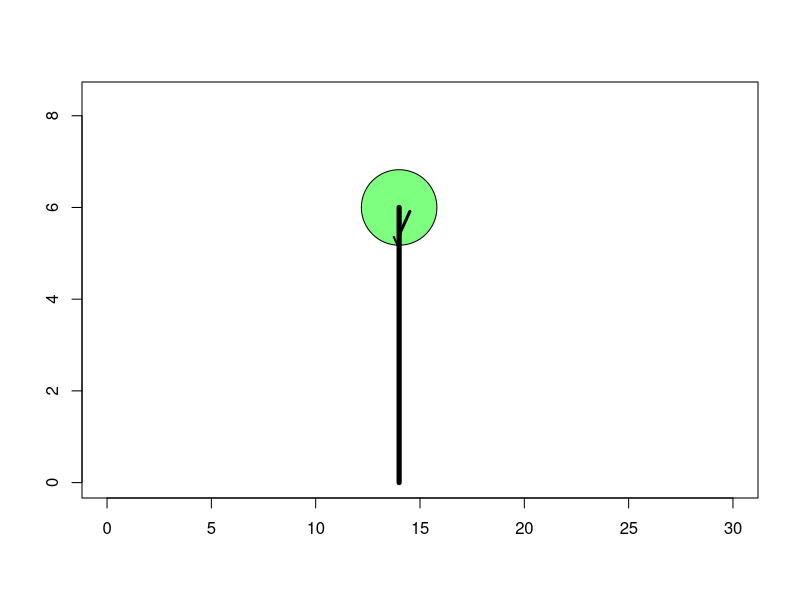
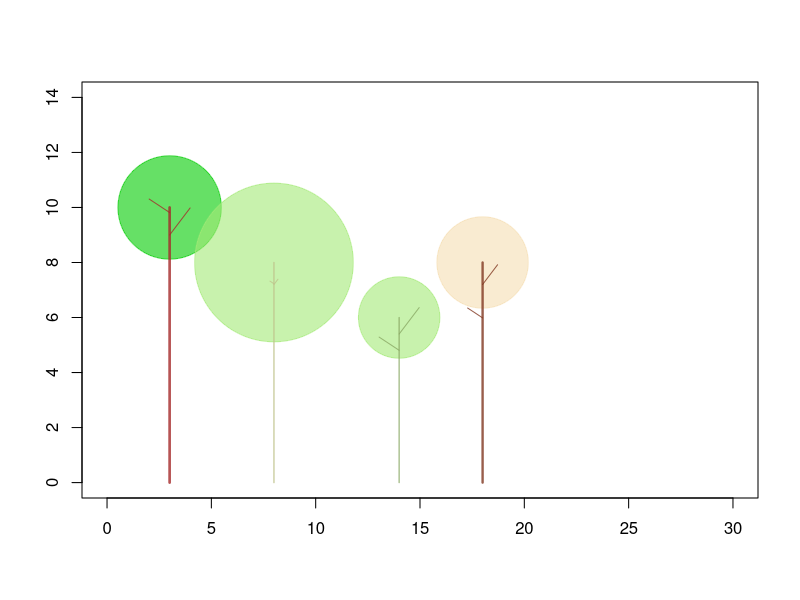
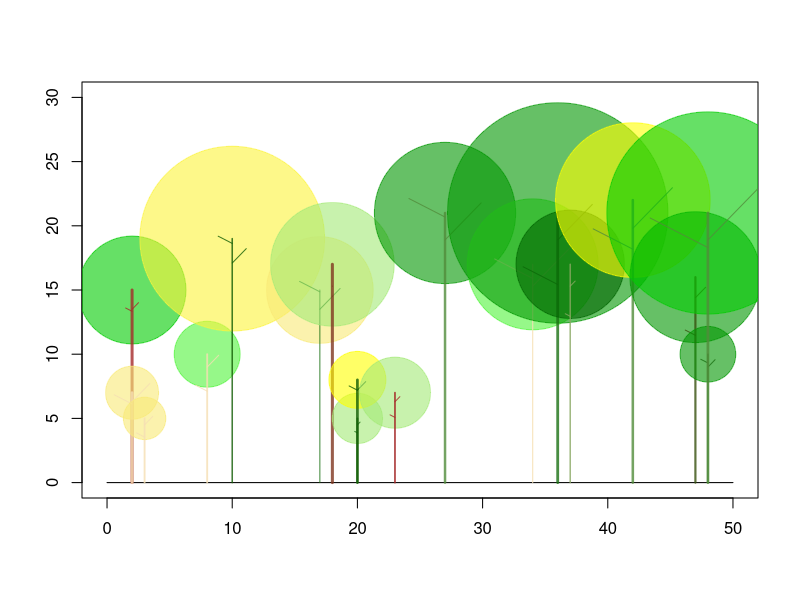
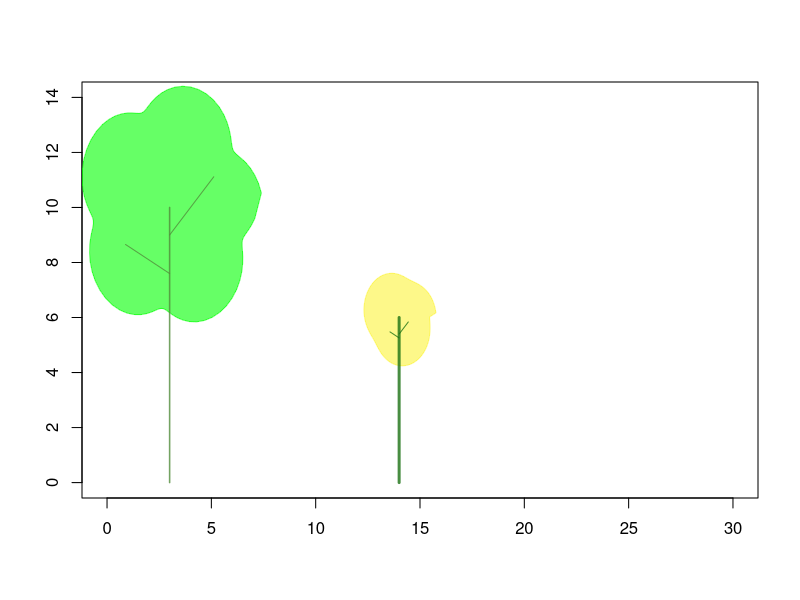
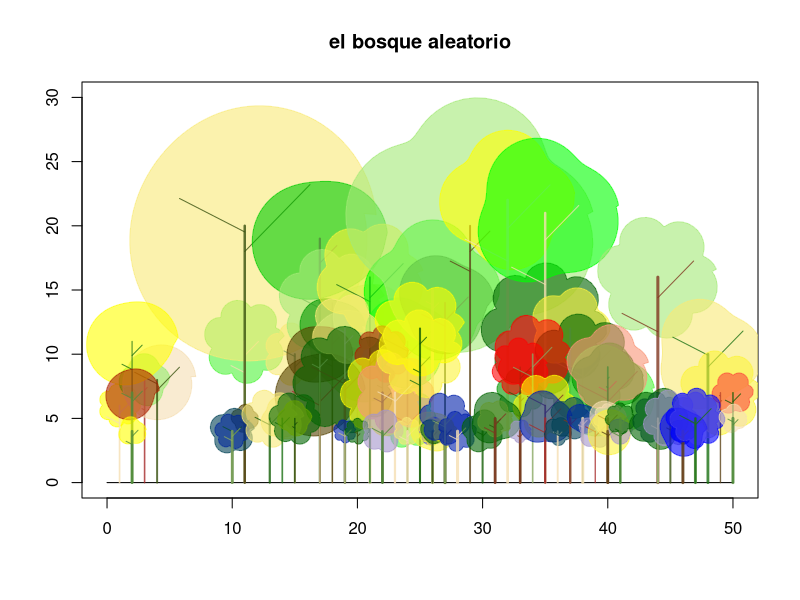
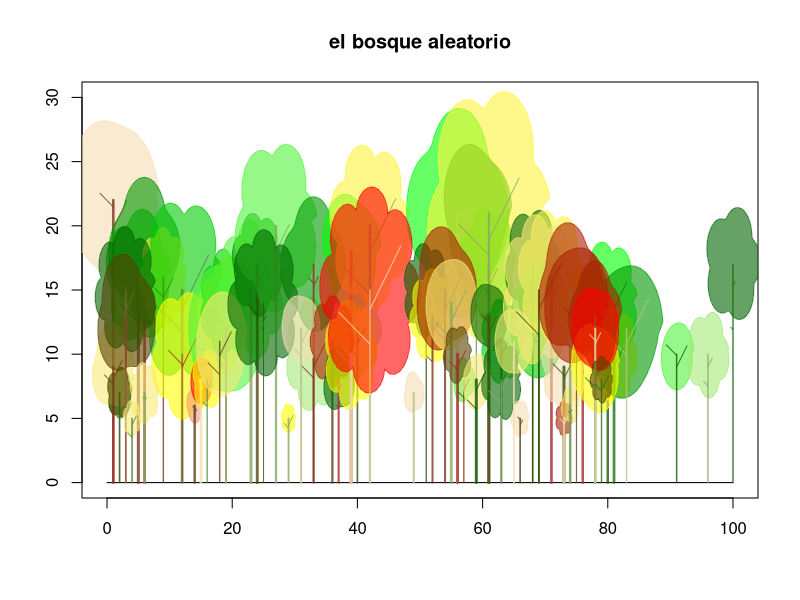

R code for these plots, in order:
## ---- chunk 1
# funcion para pintar un arbol
arbol<-function(h,x0){
  plot(1:h,type="n",
            xlim = c(0,30),
            ylim = c(0,h*1.4),
            xlab = " ",ylab=" ")
  color_copa<-adjustcolor("green",alpha.f = 0.5)
  #pintamos la copa del arbol
    r<-h/runif(1,1.5,4) # rádio de la copa en funion de la altura
  # pinta e circulo
    symbols(x0, y=h, circles=r,add = TRUE,bg=color_copa, inches = FALSE)
  
  # pintamos el tronco
    lines(c(x0,x0),c(0,h),lwd=5)
  # pintamos 2 ramas
    rama<-abs(rnorm(1)*r/2)
    lines(c(x0,x0+rama*cos(pi/4)),c(h*0.9,h*0.9+rama*sin(pi/4)),lwd=3)
    lines(c(x0,x0-rama/2*cos(pi/4)),c(h*0.85,h*0.85+rama/2*sin(pi/4)),lwd=2)
}

#arbol(10,3)
arbol(6,14)
## ---- chunk 2

# funcion para pintar un bosque
arbol1<-function(h,x0,borra=T){
  # si es T borra el lienzo
  if(borra==T){
    plot(1:h,type="n",
              xlim = c(0,30),
              ylim = c(0,h*1.4),
              xlab = " ",ylab=" ")
  }
  # calculamos 10 colores verdes para las copas
  color_copa<-colorRampPalette(c("yellow", "wheat","green", "darkgreen"))( 10 )
  color_copa<-adjustcolor(sample(color_copa,1),alpha.f = 0.6) # ajustamos la transparencia
  
  #calulamos el radio de la copa
  r<-h/runif(1,2,5)
  #pintamos la copa del arbol
  symbols(x0,h, r,add = TRUE,bg=color_copa,fg=color_copa,inches=FALSE)
  #colores 
  color_tronco<-colorRampPalette(c("brown", "darkgreen", "wheat"))( 10 )
  color_tronco<-adjustcolor(sample(color_tronco,1),alpha.f = 0.8)
  # pintamos el tronco
  lines(c(x0,x0),c(0,h),lwd=runif(1,1,3),col=color_tronco)
  # pintamos 2 ramas
  rama<-runif(1)*r
    h1<-runif(1,0.7,1)*h
  lines(c(x0,x0+rama*cos(pi/4)),c(h*0.9,h*0.9+rama*sin(pi/4)),lwd=1,col=color_tronco)
  lines(c(x0,x0-rama*cos(pi/4)),c(h1,h1+rama/2*sin(pi/4)),lwd=1,col=color_tronco)
}


arbol1(10,3)
arbol1(6,14,borra=FALSE)
arbol1(8,8,borra=FALSE)
arbol1(8,18,borra=FALSE)


# Version personalizada de la funcion ciudad
bosque<-function(ancho=100,h=20){
  # Pinta el lienzo del bosque
    plot(1:ancho,type="n",
            xlim = c(0,ancho),
            ylim = c(0,h*2),
            xlab = " ",ylab=" ")
    # pinta la linea de suelo
    lines(c(0,ancho),c(0,0))
  
    # calculamos el numero de arboles en el ancho        
    n_arboles<-as.integer(ancho/runif(1,1,3))
    # calculamos las alturas de los arboles
    alturas<-sample(5:as.integer(h*1.5),n_arboles,replace = TRUE)
    #calculamos el punto X0 de cada arbol
    x0_arbol<- sort(sample(1:ancho,n_arboles,replace = TRUE))

    #pinta cada arbol en su sitio
    for(i in seq_along(x0_arbol)){
      arbol1(alturas[i],x0_arbol[i],borra=FALSE)  
    }
}

bosque(50,15)
## ---- chunk 3
nube1<-function(R=10,multi=2,x0=0,y0=0){
  rp<-R/10
  n_puntos<-100 # puntos de division de la circulo
  phi<-2*pi/n_puntos
  dat<-data.frame(x=NULL,y=NULL)
  
  for(i in 1:n_puntos){
    ang<-phi*i
    x<-R*cos(ang)+rp*cos(ang*multi+phi*multi)
    y<-R*sin(ang)+rp*sin(ang*multi+phi*multi)
    dat<-rbind(dat,c(x,y))
  }

   #dat<-rbind(dat,c(dat[1,1],dat[1,2]))
   #dat<-na.omit(dat)
   dat[,1]<-dat[,1]+x0
   dat[,2]<-dat[,2]+y0
   #plot(dat,type = "n", add=TRUE)
   return(dat)
  #polygon(x=dat[,1], y=dat[,2], col = col, lwd = 1, border = col)
}
#plot(-50:50,type="n")
#nube1(multi=7)



# funcion para pintar un arbol con forma de nube1
arbol2<-function(h,x0,borra=T,color="green"){
  if(borra==T){
  plot(1:h,type="n",
            xlim = c(0,30),
            ylim = c(0,h*1.4),
            xlab = " ",ylab=" ")
  }
#  col<-colorRamp(c("red", "white"))
  #if( is.null(color_copa)){
    color_copa<-colorRampPalette(c("yellow", "wheat",color, "darkgreen"))( 10 )
  #}
  color_copa<-adjustcolor(sample(color_copa,1),alpha.f = 0.6)
  #pintamos la copa del arbol
  r<-h/runif(1,2,5)
  #draw.circle(x0, h, r)#, nv = 1000, border = NULL, col = NA, lty = 1, lwd = 1)
  
  dat<-nube1(r,multi=runif(1,2,9),x0,h)
  polygon(x=dat[,1], y=dat[,2], col = color_copa, lwd = 1, border = color_copa)
  #symbols(x0,h, r,add = TRUE,bg=color_copa,fg=color_copa,inches=FALSE)
  # pintamos el tronco
  color_tronco<-colorRampPalette(c("brown", "darkgreen", "wheat"))( 10 )
  color_tronco<-adjustcolor(sample(color_tronco,1),alpha.f = 0.8)
  lines(c(x0,x0),c(0,h),lwd=runif(1,1,3),col=color_tronco)
  # pintamos 2 ramas
  rama<-runif(1)*r
  h1<-runif(1,0.7,1)*h
  lines(c(x0,x0+rama*cos(pi/4)),c(h*0.9,h*0.9+rama*sin(pi/4)),lwd=1,col=color_tronco)
  lines(c(x0,x0-rama*cos(pi/4)),c(h1,h1+rama/2*sin(pi/4)),lwd=1,col=color_tronco)
}


arbol2(10,3)
arbol2(6,14,borra=FALSE)

bosque2<-function(ancho=100,h=20, borra=T,color="green"){
  # Pinta el lienzo de la ciudad
    if(borra==T){
    plot(1:ancho,type="n",
            xlim = c(0,ancho),
            ylim = c(0,h*2),
            xlab = " ",ylab=" ",main="el bosque aleatorio")

    lines(c(0,ancho),c(0,0))
  }
    # calculamos el numero de arboles en el ancho        
    n_arboles<-as.integer(ancho/runif(1,1,3))
    # calculamos las alturas de los arboles
    alturas<-sample(5:as.integer(h*1.5),n_arboles,replace = TRUE)
    #calculamos el punto X0 de cada arbol
    x0_arbol<- sort(sample(1:ancho,n_arboles,replace = TRUE))

    x0<-0
    #pinta cada arbol en su sitio
    for(i in seq_along(x0_arbol)){
      arbol2(alturas[i],x0_arbol[i],borra=FALSE,color=color)  
    }
}


bosque2(50,15)

bosque2(50,8,borra = FALSE,color = "red")
bosque2(50,3,borra = FALSE,color = "blue")

## otro
bosque2(100,15)
bosque2(80,10,borra = FALSE,color="red")

